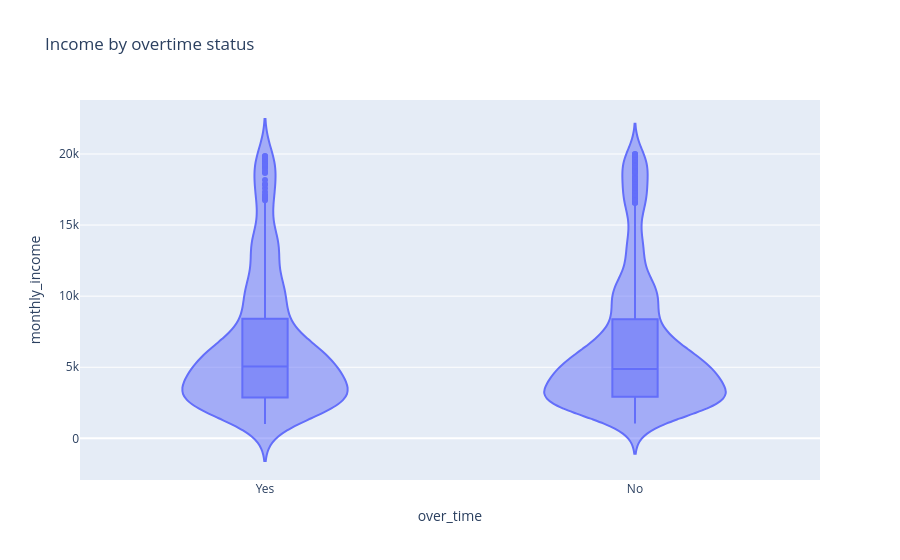

This figure's notebook cell:
### Code cell
fig = px.violin(df, x="over_time", y="monthly_income", box=True, title="Income by overtime status")
fig.show()

### Figure 1 — Plotly figure (JSON) as saved in the notebook; plotly's stock layout.template omitted (floating-point values rounded to 4 significant figures; data arrays with more than 128 entries replaced by an {"elided": "..."} marker saying what was removed)
{"data": [{"alignmentgroup": "True", "box": {"visible": true}, "hovertemplate": "over_time=%{x}<br>monthly_income=%{y}<extra></extra>", "legendgroup": "", "marker": {"color": "#636efa"}, "name": "", "offsetgroup": "", "orientation": "v", "scalegroup": "True", "showlegend": false, "type": "violin", "x": {"elided": "1470 str values"}, "x0": " ", "xaxis": "x", "y": {"elided": "1470 int values"}, "y0": " ", "yaxis": "y"}], "layout": {"legend": {"tracegroupgap": 0}, "title": {"text": "Income by overtime status"}, "violinmode": "group", "xaxis": {"anchor": "y", "domain": [0, 1], "title": {"text": "over_time"}}, "yaxis": {"anchor": "x", "domain": [0, 1], "title": {"text": "monthly_income"}}}}
